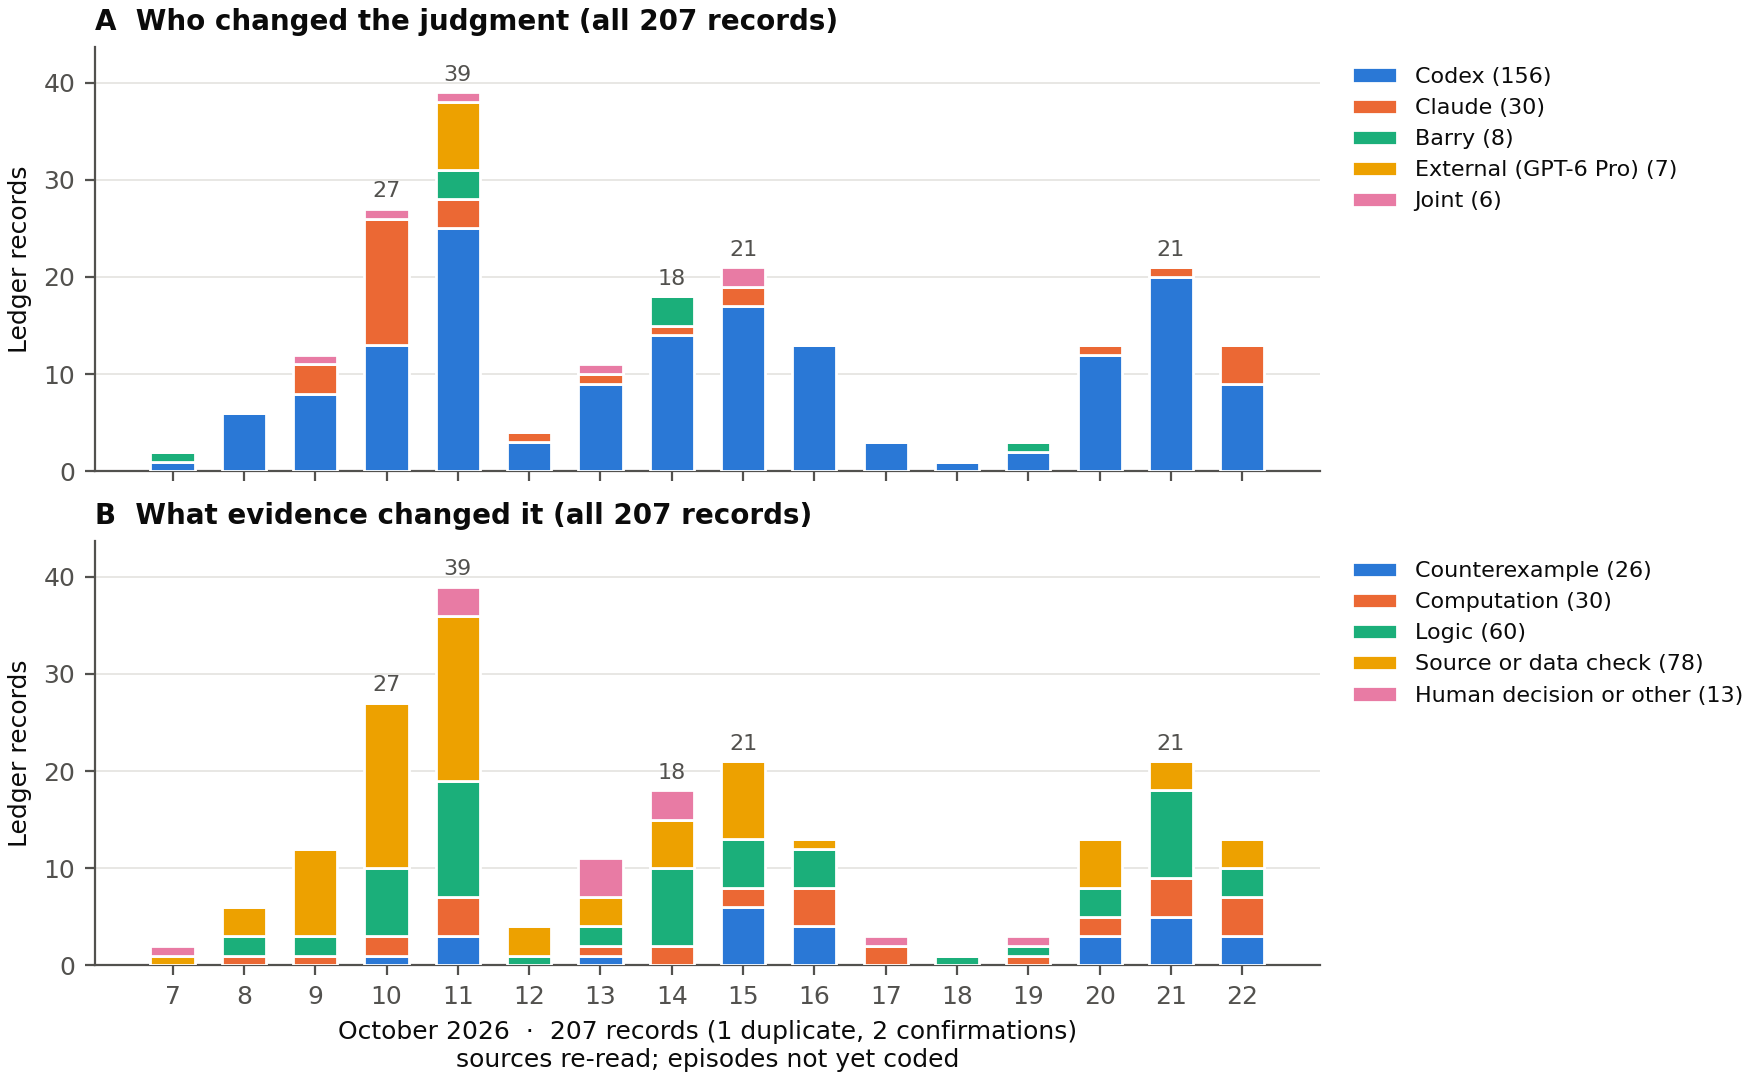

Write the Python code that produced this figure.
# /// script
# requires-python = ">=3.12"
# dependencies = ["matplotlib==3.9.2", "numpy==2.1.3"]
# ///
"""Decision changes per day, by who made the change (A) and by the kind of evidence (B), from the WIP ledger.
Writes decision_changes_by_day.{png,pdf,tsv} (the TSV is the figure's table view).
    uv run --python 3.12 papers/question-first/figures/decision_changes_by_day.py"""
import csv
import datetime as dt
import pathlib

import matplotlib
matplotlib.use("Agg")
import matplotlib.pyplot as plt
import numpy as np

HERE = pathlib.Path(__file__).resolve().parent
rows = list(csv.DictReader(open(HERE.parent / "evidence/decision-changes-draft.tsv"), delimiter="\t", quoting=csv.QUOTE_NONE))
SLOTS = ["#2a78d6", "#eb6834", "#1baf7a", "#eda100", "#e87ba4"]       # dataviz reference categorical slots 1-5, validated
INK, MUTED, GRID = "#0b0b0b", "#52514e", "#e4e3df"
WHO = [("Codex", {"Codex"}), ("Claude", {"Claude", "Claude (side session)"}), ("Barry", {"Barry"}),
       ("External (GPT-6 Pro)", {"external (GPT-6 Pro review)"}), ("Joint", {"joint"})]
KIND = [("Counterexample", {"counterexample"}), ("Computation", {"computation"}), ("Logic", {"logic"}),
        ("Source or data check", {"source-check", "data-audit", "prior-work"}), ("Human decision or other", {"human-decision", "other"})]
d0, d1 = (dt.date.fromisoformat(x) for x in (min(r["date"] for r in rows), max(r["date"] for r in rows)))
days = [d0 + dt.timedelta(i) for i in range((d1 - d0).days + 1)]


def counts(col, groups):
    m = np.zeros((len(groups), len(days)), int)
    for r in rows:
        g = next(i for i, (_, s) in enumerate(groups) if r[col] in s)
        m[g, (dt.date.fromisoformat(r["date"]) - d0).days] += 1
    return m


A, B = counts("changed_by", WHO), counts("evidence_type", KIND)
plt.rcParams.update({"font.family": "DejaVu Sans", "font.size": 9, "axes.edgecolor": MUTED, "axes.labelcolor": INK,
                     "xtick.color": MUTED, "ytick.color": MUTED})
fig, axes = plt.subplots(2, 1, figsize=(8.8, 5.4), sharex=True, constrained_layout=True)
x = np.arange(len(days))
for ax, m, groups, title in ((axes[0], A, WHO, "A  Who changed the judgment (all 207 records)"), (axes[1], B, KIND, "B  What evidence changed it (all 207 records)")):
    base = np.zeros(len(days))
    for i, (name, _) in enumerate(groups):
        ax.bar(x, m[i], 0.62, bottom=base, color=SLOTS[i], edgecolor="#ffffff", linewidth=1.0, label=f"{name} ({m[i].sum()})", zorder=3)
        base += m[i]
    for xi, tot in zip(x, base):
        if tot >= 15:
            ax.text(xi, tot + 0.8, str(int(tot)), ha="center", va="bottom", fontsize=8, color=MUTED)
    ax.set_title(title, loc="left", fontsize=10, color=INK, fontweight="bold")
    ax.set_ylabel("Ledger records")
    ax.grid(axis="y", color=GRID, linewidth=0.6, zorder=0)
    ax.spines[["top", "right"]].set_visible(False)
    ax.set_ylim(0, max(A.sum(0).max(), B.sum(0).max()) * 1.12)
    ax.legend(frameon=False, fontsize=8, loc="upper left", bbox_to_anchor=(1.01, 1.0), labelcolor=INK)
axes[1].set_xticks(x, [d.strftime("%-d") for d in days])
axes[1].set_xlabel(f"October 2026  ·  {len(rows)} records (1 duplicate, 2 confirmations)\nsources re-read; episodes not yet coded")
for ext in ("png", "pdf"):
    fig.savefig(HERE / f"decision_changes_by_day.{ext}", dpi=200, facecolor="#ffffff")
with open(HERE / "decision_changes_by_day.tsv", "w") as fh:
    fh.write("panel\tgroup\t" + "\t".join(d.isoformat() for d in days) + "\ttotal\n")
    for panel, m, groups in (("A", A, WHO), ("B", B, KIND)):
        for (name, _), r in zip(groups, m):
            fh.write(f"{panel}\t{name}\t" + "\t".join(map(str, r)) + f"\t{r.sum()}\n")
print({n: int(r.sum()) for (n, _), r in zip(WHO, A)}, {n: int(r.sum()) for (n, _), r in zip(KIND, B)})
